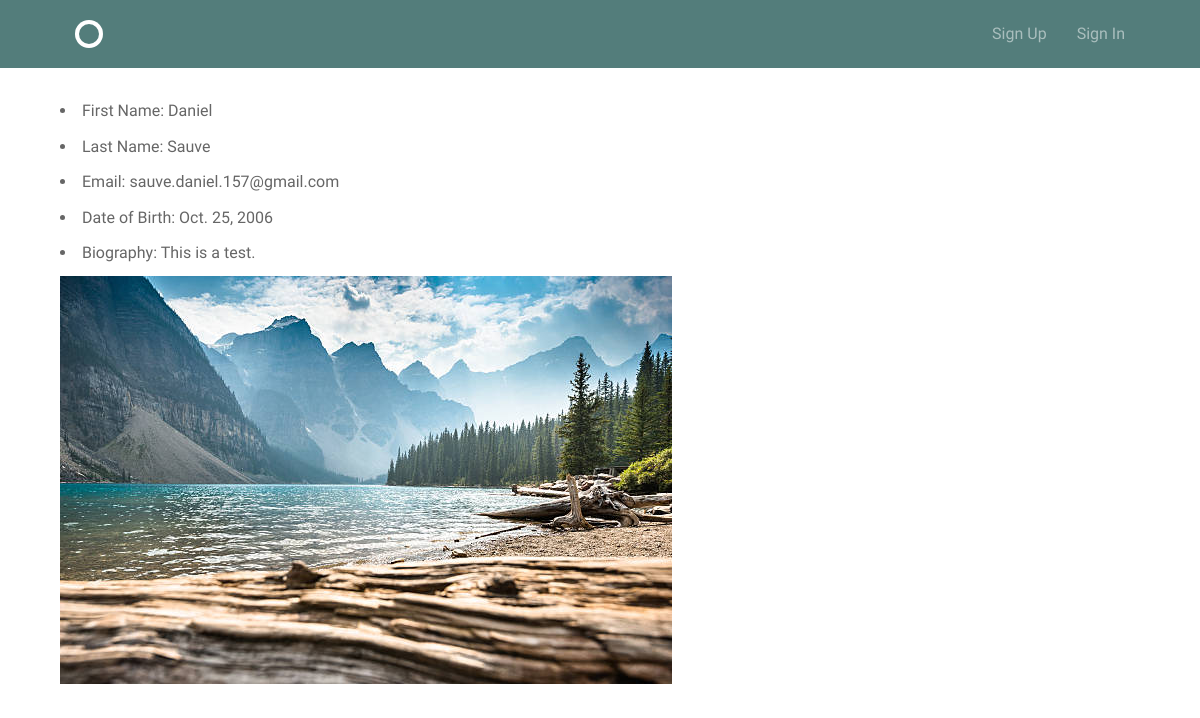
Page /accounts/profile/view/3/ on the committed database.
### accounts/models.py (models this page shows, shortened)
class Profile(models.Model):
    user = models.OneToOneField(User, on_delete=models.CASCADE)
    first_name = models.CharField(max_length=100)
    last_name = models.CharField(max_length=100)
    email = models.EmailField(unique=True)
    date_of_birth = models.DateField()
    bio = models.TextField()
    avatar = models.ImageField(default='images/default.jpg', upload_to='images/')

### accounts/views.py (the view)
# urls.py: url(r'profile/view/(?P<pk>\d+)/$', views.view_profile, name='view_profile'),
def view_profile(request, pk):
    user = get_object_or_404(models.User, pk=pk)
    profile = get_object_or_404(models.Profile, user=user)
    return render(request, 'accounts/view_profile.html', {'profile': profile})

### accounts/templates/accounts/view_profile.html (shortened to what this page needs)
{% extends 'home.html' %}
{% block body %}
<div class="">
  <li>First Name: {{ profile.first_name }}</li>
  <li>Last Name: {{ profile.last_name }}</li>
  <li>Email: {{ profile.email }}</li>
  <li>Date of Birth: {{ profile.date_of_birth }}</li>
  <li>Biography: {{ profile.bio }}</li>
  <img class="" src="{{ profile.avatar.url }}">
</div>
{% endblock %}

### assets/css/global.css (style rules this page uses)
html { font-family: sans-serif; -ms-text-size-adjust: 100%; -webkit-text-size-adjust: 100%; }
body { margin: 0; }
img { border: 0; }
html { font-size: 62.5%; }
body { font-size: 1.5em; line-height: 1.6; font-weight: 400; font-family: "Cousine"; color: #666; }
li { margin-bottom: 1rem; font-size: 1.6rem; }

### rows in the picture
Profile: first_name "Daniel", last_name "Sauve", email "sauve.daniel.157@gmail.com", date_of_birth "Oct. 25, 2006", bio "This is a test.", avatar (picture)
